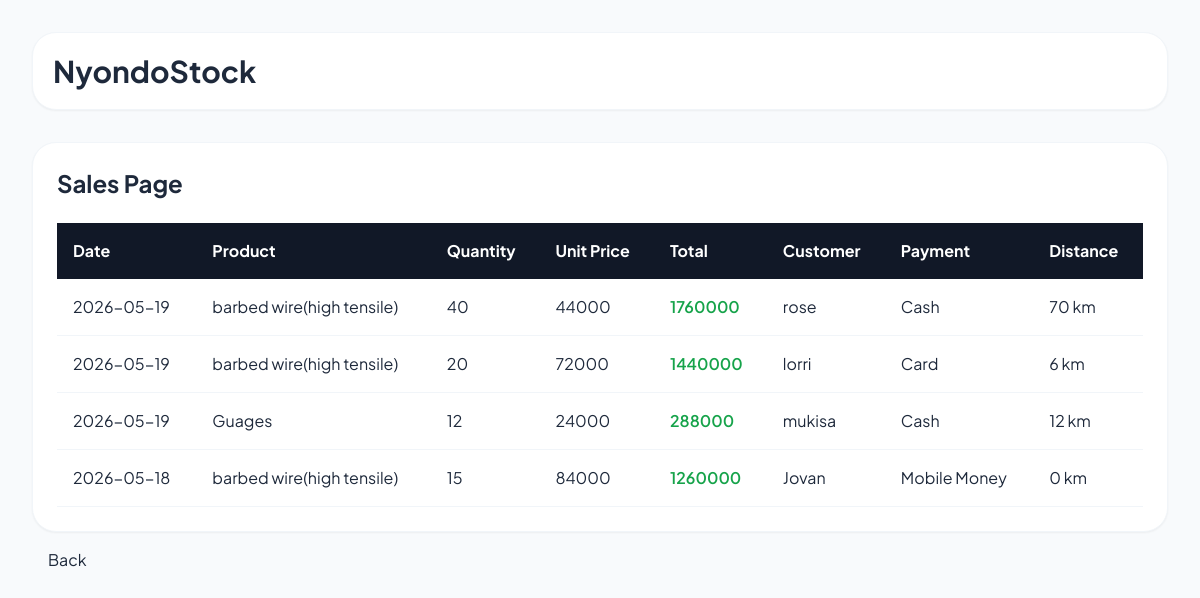
Page /sales/ on the committed database.
### nyondoapp/models.py (models this page shows, shortened)
class Sale(models.Model):
    cashier = models.CharField(max_length=100)
    product_name = models.CharField(max_length=100)  # Store the name directly
    quantity = models.IntegerField()
    selling_price = models.IntegerField()  # Store the price at time of sale
    distance = models.IntegerField(default=0)
    total_amount = models.IntegerField()
    transport_fee = models.IntegerField(default=0)
    date = models.DateField(auto_now_add=True)
    payment = models.CharField(max_length=50)  # Cash, Mobile Money, etc.
    customer_name = models.CharField(max_length=50)
    customer_phone = models.CharField(max_length=20, blank=True)

### nyondoapp/views.py (the view)
# urls.py: path('sales/', views.sales_page, name='sales_page'),
def sales_page(request):
    today = date.today()
    all_sales = Sale.objects.all().order_by('-date')
    today_sales = Sale.objects.filter(date=today)
    today_total = sum(sale.total_amount for sale in today_sales)
    return render(request, 'sales/sales_page.html', {
        'new_sale': all_sales,
        'today_total': today_total
    })

### nyondoapp/templates/sales/sales_page.html (shortened to what this page needs)
{% load static %}
<!doctype html>
<html lang="en">
  <head>
    <script src="https://cdn.tailwindcss.com"></script>
  </head>
  <body class="text-slate-800">
    <div class="min-h-screen p-4 lg:p-8">
      <nav
        class="bg-white rounded-3xl shadow-sm border border-slate-100 p-5 mb-8"
      >
        <div class="flex justify-between items-center">
          <h1 class="text-3xl font-bold text-slate-800">
            NyondoStock
          </h1>
        </div>
      </nav>
      <div
        class="bg-white rounded-3xl p-6 shadow-sm border border-slate-100"
      >
        <div class="mb-6">
          <h3 class="text-2xl font-bold text-slate-800">
            Sales Page
          </h3>
        </div>
        <div class="overflow-x-auto">
          <table class="w-full min-w-[1200px]">
            <thead class="bg-gray-900 text-white">
              <tr>
                <th class="text-left py-4 px-4">
                  Date
                </th>
                <th class="text-left py-4 px-4">
                  Product
                </th>
                <th class="text-left py-4 px-4">
                  Quantity
                </th>
                <th class="text-left py-4 px-4">
                  Unit Price
                </th>
                <th class="text-left py-4 px-4">
                  Total
                </th>
                <th class="text-left py-4 px-4">
                  Customer
                </th>
                <th class="text-left py-4 px-4">
                  Payment
                </th>
                <th class="text-left py-4 px-4">
                  Distance
                </th>
              </tr>
            </thead>
            <tbody>
              {% for sale in new_sale %}
              <tr class="border-b border-slate-100 hover:bg-slate-50">
                <td class="py-4 px-4">
                  {{ sale.date|date:"Y-m-d" }}
                </td>
                <td class="px-4">
                  {{ sale.product_name }}
                </td>
                <td class="px-4">
                  {{ sale.quantity }}
                </td>
                <td class="px-4">
                  {{ sale.selling_price|floatformat:0 }}
                </td>
                <td class="px-4 text-green-600 font-semibold">
                  {{ sale.total_amount|floatformat:0 }}
                </td>
                <td class="px-4">
                  {{ sale.customer_name }}
                </td>
                <td class="px-4">
                  {{ sale.payment }}
                </td>
                <td class="px-4">
                  {{ sale.distance }} km
                </td>
              </tr>
              {% endfor %}
            </tbody>
          </table>
        </div>
      </div>
      <div class="buttons d-flex justify-content-center gap-3 mt-4">
        <a href="{% url 'dash' %}" class="btn btn-secondary px-4">Back</a>
      </div>
    </div>
  </body>
</html>

### nyondoapp/templates/sales/sales_page.html (style rules this page uses)
body { font-family: "Plus Jakarta Sans", sans-serif; background: #f8fafc; }

### rows in the picture
Sale: date "2026-05-19", product_name "barbed wire(high tensile)", quantity "40", selling_price "44000", total_amount "1760000", customer_name "rose", payment "Cash", distance "70"
Sale: date "2026-05-19", product_name "barbed wire(high tensile)", quantity "20", selling_price "72000", total_amount "1440000", customer_name "lorri", payment "Card", distance "6"
Sale: date "2026-05-19", product_name "Guages", quantity "12", selling_price "24000", total_amount "288000", customer_name "mukisa", payment "Cash", distance "12"
Sale: date "2026-05-18", product_name "barbed wire(high tensile)", quantity "15", selling_price "84000", total_amount "1260000", customer_name "Jovan", payment "Mobile Money", distance "0"
